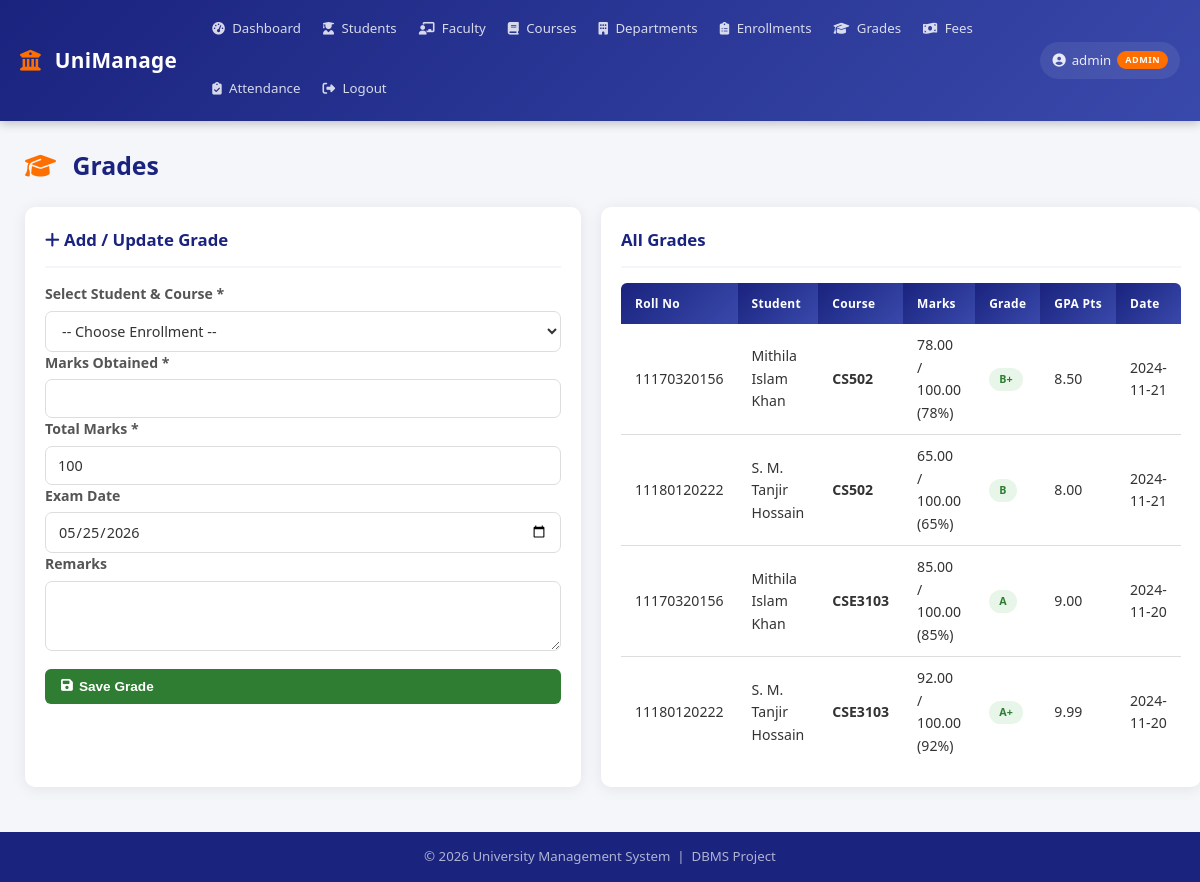
Page /modules/grades.php (signed in) on the committed database.
### tables this page shows
CREATE TABLE grades (
    grade_id INT AUTO_INCREMENT PRIMARY KEY,
    enrollment_id INT NOT NULL UNIQUE,
    marks_obtained DECIMAL(5,2),
    total_marks DECIMAL(5,2) DEFAULT 100,
    grade_letter VARCHAR(5),
    grade_points DECIMAL(3,2),
    exam_date DATE,
    remarks TEXT,
    created_at TIMESTAMP DEFAULT CURRENT_TIMESTAMP,
    FOREIGN KEY (enrollment_id) REFERENCES enrollments(enrollment_id) ON DELETE CASCADE
);

CREATE TABLE students (
    student_id INT AUTO_INCREMENT PRIMARY KEY,
    roll_no VARCHAR(20) UNIQUE NOT NULL,
    first_name VARCHAR(50) NOT NULL,
    last_name VARCHAR(50) NOT NULL,
    email VARCHAR(100) UNIQUE NOT NULL,
    phone VARCHAR(20),
    dob DATE,
    gender ENUM('Male','Female','Other'),
    address TEXT,
    dept_id INT,
    semester INT DEFAULT 1,
    batch_year INT,
    admission_date DATE,
    status ENUM('Active','Inactive','Graduated','Dropped') DEFAULT 'Active',
    created_at TIMESTAMP DEFAULT CURRENT_TIMESTAMP,
    FOREIGN KEY (dept_id) REFERENCES departments(dept_id) ON DELETE SET NULL
);

CREATE TABLE courses (
    course_id INT AUTO_INCREMENT PRIMARY KEY,
    course_code VARCHAR(20) UNIQUE NOT NULL,
    course_name VARCHAR(100) NOT NULL,
    dept_id INT,
    credits INT DEFAULT 3,
    semester INT DEFAULT 1,
    faculty_id INT,
    max_students INT DEFAULT 60,
    created_at TIMESTAMP DEFAULT CURRENT_TIMESTAMP,
    FOREIGN KEY (dept_id)    REFERENCES departments(dept_id) ON DELETE SET NULL,
    FOREIGN KEY (faculty_id) REFERENCES faculty(faculty_id)  ON DELETE SET NULL
);

### includes/config.php (called while the page is built, shortened)
<?php
function isAdmin():   bool { return ($_SESSION['role'] ?? '') === 'admin'; }
function isStudent(): bool { return ($_SESSION['role'] ?? '') === 'student'; }

### modules/grades.php (the view, shortened to what this page needs)
<?php
require_once __DIR__ . '/../includes/header.php';
require_once __DIR__ . '/../includes/db.php';
$grade_sql = "
    SELECT g.*,
           s.first_name,
           s.last_name,
           s.roll_no,
           c.course_name,
           c.course_code
    FROM grades g
    JOIN enrollments e
        ON g.enrollment_id = e.enrollment_id
    JOIN students s
        ON e.student_id = s.student_id
    JOIN courses c
        ON e.course_id = c.course_id
";
$grade_sql .= " ORDER BY g.exam_date DESC";
$grades = $conn->query($grade_sql);
?>
<div class="page-header">
    <h2>
        <i class="fas fa-graduation-cap"></i>
        Grades
    </h2>
</div>
<div style="
    display:grid;
    grid-template-columns:
    <?= (isAdmin() || isFaculty()) ? '1fr 2fr' : '1fr' ?>;
    gap:20px;
">
<?php if (isAdmin() || isFaculty()): ?>
<div class="card">
    <div class="card-header">
        <h3>
            <i class="fas fa-plus"></i>
            Add / Update Grade
        </h3>
    </div>
    <form method="POST">
        <div class="form-group">
            <label>Select Student &amp; Course *</label>
            <select name="enrollment_id" required>
                <option value="">
                    -- Choose Enrollment --
                </option>
            </select>
        </div>
        <div class="form-group">
            <label>Marks Obtained *</label>
            <input type="number"
                   name="marks_obtained"
                   step="0.01"
                   min="0"
                   required>
        </div>
        <div class="form-group">
            <label>Total Marks *</label>
            <input type="number"
                   name="total_marks"
                   step="0.01"
                   value="100"
                   required>
        </div>
        <div class="form-group">
            <label>Exam Date</label>
            <input type="date"
                   name="exam_date"
                   value="<?= date('Y-m-d') ?>">
        </div>
        <div class="form-group">
            <label>Remarks</label>
            <textarea name="remarks" rows="2"></textarea>
        </div>
        <div class="form-actions">
            <button type="submit"
                    class="btn btn-success"
                    style="width:100%">
                <i class="fas fa-save"></i>
                Save Grade
            </button>
        </div>
    </form>
</div>
<?php endif; ?>
<div class="card">
    <div class="card-header">
        <h3>
            <?= isStudent() ? 'My Grade Records' : 'All Grades' ?>
        </h3>
    </div>
    <div class="table-container">
        <table>
            <thead>
                <tr>
                    <?php if (!isStudent()): ?>
                    <th>Roll No</th>
                    <th>Student</th>
                    <?php endif; ?>
                    <th>Course</th>
                    <th>Marks</th>
                    <th>Grade</th>
                    <th>GPA Pts</th>
                    <th>Date</th>
                </tr>
            </thead>
            <tbody>
            <?php
            while ($g = $grades->fetch_assoc()):
                $pct = $g['total_marks'] > 0
                    ? round(
                        ($g['marks_obtained'] / $g['total_marks']) * 100,
                        1
                    )
                    : 0;
                $cls = $g['grade_letter'] === 'F'
                    ? 'badge-danger'
                    : (
                        $g['grade_points'] >= 3.5
                        ? 'badge-success'
                        : 'badge-warning'
                    );
            ?>
            <tr>
                <?php if (!isStudent()): ?>
                <td>
                    <?= htmlspecialchars($g['roll_no']) ?>
                </td>
                <td>
                    <?= htmlspecialchars(
                        $g['first_name'] . ' ' . $g['last_name']
                    ) ?>
                </td>
                <?php endif; ?>
                <td>
                    <strong>
                        <?= htmlspecialchars($g['course_code']) ?>
                    </strong>
                </td>
                <td>
                    <?= $g['marks_obtained'] ?>
                    /
                    <?= $g['total_marks'] ?>
                    (<?= $pct ?>%)
                </td>
                <td>
                    <span class="badge <?= $cls ?>">
                        <?= htmlspecialchars($g['grade_letter']) ?>
                    </span>
                </td>
                <td>
                    <?= number_format($g['grade_points'], 2) ?>
                </td>
                <td>
                    <?= htmlspecialchars($g['exam_date']) ?>
                </td>
            </tr>
            <?php endwhile; ?>
            </tbody>
        </table>
    </div>
</div>
</div>
<?php require_once __DIR__ . '/../includes/footer.php'; ?>

### css/style.css (style rules this page uses)
*, *::before, *::after { margin: 0; padding: 0; box-sizing: border-box; }
:root { --primary: #1a237e; --primary-light: #3949ab; --secondary: #ff6f00; --success: #2e7d32; --danger: #c62828; --warning: #f57f17; --info: #0277bd; --bg: #f5f6fa; --card-bg: #ffffff; --text: #333333; --text-muted: #777777; --border: #dddddd; --shadow: 0 2px 15px rgba(0, 0, 0, 0.08); --radius: 10px; --transition: 0.2s ease; }
html { scroll-behavior: smooth; }
body { font-family: 'Segoe UI', system-ui, -apple-system, sans-serif; background: var(--bg); color: var(--text); line-height: 1.6; min-height: 100vh; display: flex; flex-direction: column; }
.page-header { display: flex; justify-content: space-between; align-items: center; margin-bottom: 22px; flex-wrap: wrap; gap: 10px; }
.page-header h2 { color: var(--primary); font-size: 1.55em; font-weight: 700; }
.page-header h2 i { margin-right: 10px; color: var(--secondary); }
.card { background: var(--card-bg); border-radius: var(--radius); box-shadow: var(--shadow); padding: 20px; margin-bottom: 20px; }
.card-header { display: flex; justify-content: space-between; align-items: center; margin-bottom: 15px; padding-bottom: 12px; border-bottom: 2px solid var(--bg); flex-wrap: wrap; gap: 8px; }
.card-header h3 { color: var(--primary); font-size: 1.05em; font-weight: 600; }
.table-container { overflow-x: auto; }
table { width: 100%; border-collapse: collapse; font-size: 0.88em; }
thead th { background: linear-gradient(135deg, var(--primary), var(--primary-light)); color: #fff; padding: 11px 14px; text-align: left; font-weight: 600; white-space: nowrap; font-size: 0.85em; letter-spacing: 0.3px; }
thead th:first-child { border-radius: 6px 0 0 0; }
thead th:last-child { border-radius: 0 6px 0 0; }
tbody tr { border-bottom: 1px solid var(--border); transition: background var(--transition); }
tbody tr:last-child { border-bottom: none; }
tbody td { padding: 10px 14px; vertical-align: middle; }
.badge { display: inline-block; padding: 3px 10px; border-radius: 20px; font-size: 0.76em; font-weight: 600; white-space: nowrap; letter-spacing: 0.2px; }
.badge-success { background: #e8f5e9; color: var(--success); }
.btn { padding: 8px 16px; border: none; border-radius: 6px; cursor: pointer; font-size: 0.85em; font-weight: 600; text-decoration: none; display: inline-flex; align-items: center; gap: 6px; transition: all var(--transition); white-space: nowrap; line-height: 1.4; }
.btn-success { background: var(--success); color: #fff; }
.form-group { display: flex; flex-direction: column; }
.form-group label { font-weight: 600; margin-bottom: 5px; color: #555; font-size: 0.88em; }
.form-group input, .form-group select, .form-group textarea { padding: 9px 12px; border: 1.5px solid var(--border); border-radius: 7px; font-size: 0.9em; font-family: inherit; color: var(--text); background: #fff; transition: border-color var(--transition), box-shadow var(--transition); }
.form-group textarea { resize: vertical; min-height: 70px; }
.form-actions { margin-top: 18px; display: flex; gap: 10px; flex-wrap: wrap; }

### rows in the picture
grades: students.roll_no "11170320156", students.first_name+last_name "Mithila Islam Khan", courses.course_code "CS502", marks_obtained "78.00", total_marks "100.00", pct "78", grade_letter "B+", grade_points "8.50", exam_date "2024-11-21"
grades: students.roll_no "11180120222", students.first_name+last_name "S. M. Tanjir Hossain", courses.course_code "CS502", marks_obtained "65.00", total_marks "100.00", pct "65", grade_letter "B", grade_points "8.00", exam_date "2024-11-21"
grades: students.roll_no "11170320156", students.first_name+last_name "Mithila Islam Khan", courses.course_code "CSE3103", marks_obtained "85.00", total_marks "100.00", pct "85", grade_letter "A", grade_points "9.00", exam_date "2024-11-20"
grades: students.roll_no "11180120222", students.first_name+last_name "S. M. Tanjir Hossain", courses.course_code "CSE3103", marks_obtained "92.00", total_marks "100.00", pct "92", grade_letter "A+", grade_points "9.99", exam_date "2024-11-20"

### other values in the picture
$_SESSION['username'] "admin"
$_SESSION['role'] "ADMIN"
